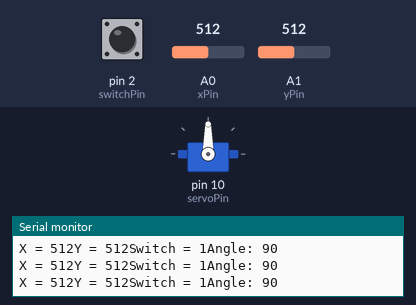
Recording of a sketch running on a simulated Arduino Uno, built with avr-gcc and run on an emulated ATmega328P. Parts: servo, the last lines printed to the serial monitor. The test bench sets the inputs (shaded band); at power-on: A0 (xPin) = 512, pin 2 (switchPin) HIGH, A1 (yPin) = 512.

Above: at 1.2 s.
1.3 s: A0 (xPin) set to 716
At 2.7 s:
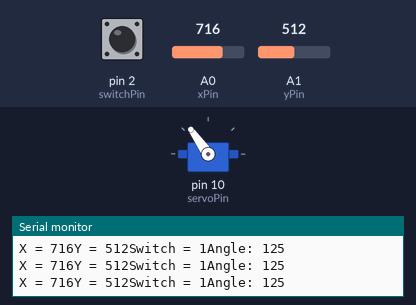
3.0 s: A0 (xPin) set to 900
At 4.1 s:
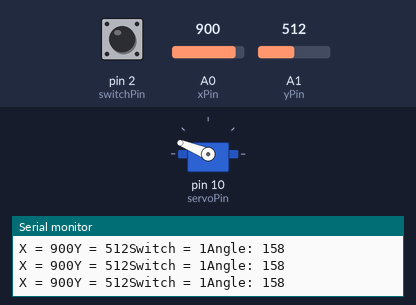
4.5 s: A0 (xPin) set to 1023
At 5.5 s:
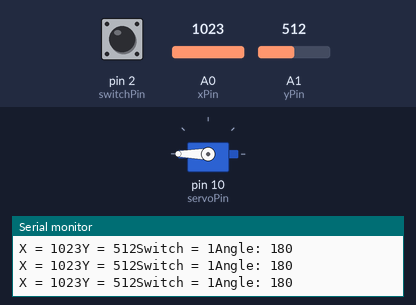
6.0 s: A0 (xPin) set to 306
At 6.9 s:
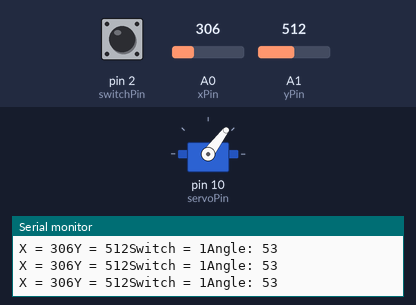
7.5 s: A0 (xPin) set to 122
At 8.3 s:
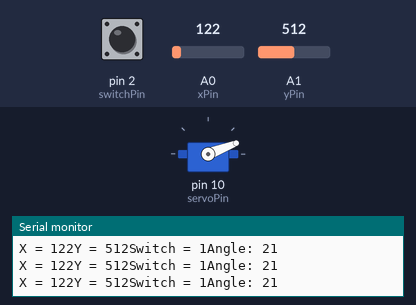
9.0 s: A0 (xPin) set to 0
At 9.6 s:
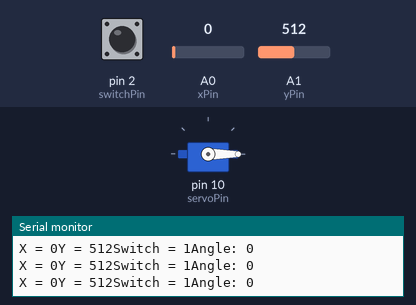
Timing chart, 0 to 11.5 s (numbered marks = the images above; inputs shaded):
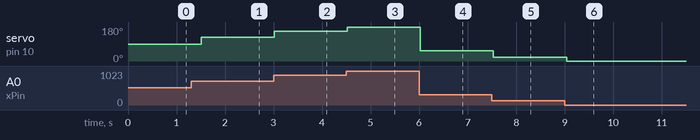

Measured:
- after the input at 1.3 s, servo on pin 10 (servoPin): 90° → 125° after 0.21 s
- after the input at 3.0 s, servo on pin 10 (servoPin): 125° → 158° at once
- after the input at 4.5 s, servo on pin 10 (servoPin): 158° → 180° at once
- after the input at 6.0 s, servo on pin 10 (servoPin): 180° → 53° at once
- after the input at 7.5 s, servo on pin 10 (servoPin): 53° → 21° at once
- after the input at 9.0 s, servo on pin 10 (servoPin): 21° → 0° at once

The sketch:

arduino_project_joystick_contorls_servo_in_X_axis.ino
```cpp
#include<Servo.h>
Servo servo;
int xPin = A0;
int yPin = A1;
int switchPin = 2;
int xVal;
int yVal;
int switchVal;
int servoPin = 10;
int xAngle = 0;
int dt = 250;

void setup() {

  Serial.begin(9600);
  pinMode(xPin,INPUT);
  pinMode(yPin,INPUT);
  pinMode(switchPin,INPUT);
  digitalWrite(switchPin, HIGH);
  servo.attach(servoPin);

}

void loop() {

  xVal = analogRead(xPin);
  yVal = analogRead(yPin);
  switchVal = digitalRead(switchPin);
  Serial.print("X = ");
  Serial.print(xVal);
  Serial.print("Y = ");
  Serial.print(yVal);
  Serial.print("Switch = ");
  Serial.print(switchVal);

  xAngle = (180. / 1023.) * xVal;
  Serial.print("Angle: ");
  Serial.println(xAngle);
  servo.write(xAngle);

  delay(dt);


}
```
